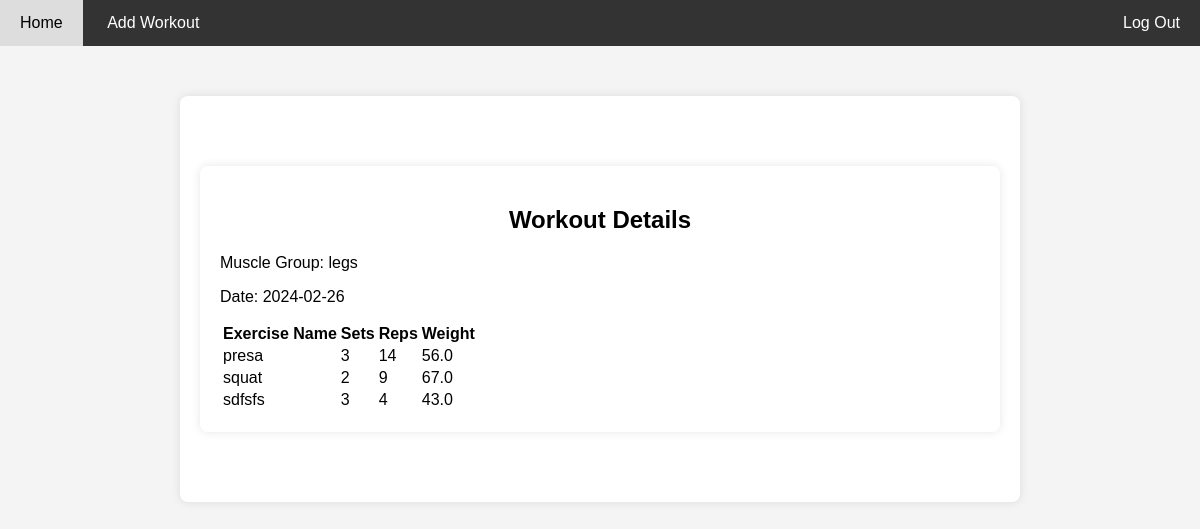
Page /log/3 (signed in) on the committed database.
### tables this page shows
CREATE TABLE logs (id INTEGER PRIMARY KEY AUTOINCREMENT NOT NULL, user_id INT NOT NULL, date DATE NOT NULL, muscle_group TEXT NOT NULL, FOREIGN KEY (user_id) REFERENCES users (id));

CREATE TABLE log_details (id INTEGER PRIMARY KEY AUTOINCREMENT NOT NULL, log_id INT NOT NULL, sets INT NOT NULL, reps INT NOT NULL, weight REAL NOT NULL, ex_name TEXT, FOREIGN KEY (log_id) REFERENCES logs (id));

### app.py (the view)
@app.route("/log/<int:log_id>")
@login_required
def log(log_id):
    log_details = db.execute("""SELECT l.id, l.date, l.muscle_group, ld.sets,
                            ld.reps, ld.weight, ld.ex_name FROM logs l
                            JOIN log_details ld ON l.id = ld.log_id
                            JOIN users u ON u.id = l.user_id
                            WHERE u.id = ? AND l.id = ?
                            """, session["user_id"], log_id)
    print(log_details)
    muscle_group = log_details[0]["muscle_group"]
    date = log_details[0]["date"]
    return render_template("log.html", muscle_group = muscle_group, date = date, details = log_details)

### app.py (called while the page is built)
@app.after_request
def after_request(response):
    response.headers["Cache-Control"] = "no-cache, no-store, must-revalidate"
    response.headers["Expires"] = 0
    response.headers["Pragma"] = "no-cache"
    return response

### helpers.py (called while the page is built)
def login_required(f):
    @wraps(f)
    def decorated_function(*args, **kwargs):
        if session.get("user_id") is None:
            return redirect("/login")
        return f(*args, **kwargs)
    return decorated_function

### templates/log.html (shortened to what this page needs)
{% extends "layout.html" %}
{% block main %}
    <div class="container">
        <h2>Workout Details</h2>
        <div class="container1">
            <p>Muscle Group: {{ muscle_group }}</p>
            <p>Date: {{ date }}</p>
        </div>
        <table>
            <tr>
                <th>Exercise Name</th>
                <th>Sets</th>
                <th>Reps</th>
                <th>Weight</th>
            </tr>
            {% for detail in details %}
            <tr>
                <td>{{ detail.ex_name }}</td>
                <td>{{ detail.sets }}</td>
                <td>{{ detail.reps }}</td>
                <td>{{ detail.weight }}</td>
            </tr>
            {% endfor %}
        </table>
    </div>
{% endblock %}

### static/styles.css (style rules this page uses)
body { font-family: Arial, sans-serif; margin: 0; padding: 0; background-color: #f4f4f4; }
.container { max-width: 800px; margin: 50px auto; padding: 20px; background-color: #fff; border-radius: 8px; box-shadow: 0 0 10px rgba(0, 0, 0, 0.1); display:block; justify-content: center; align-items: center; }
h2 { text-align: center; }

### rows in the picture
logs: muscle_group "legs", date "2024-02-26"
log_details: ex_name "presa", sets "3", reps "14", weight "56.0"
log_details: ex_name "squat", sets "2", reps "9", weight "67.0"
log_details: ex_name "sdfsfs", sets "3", reps "4", weight "43.0"
